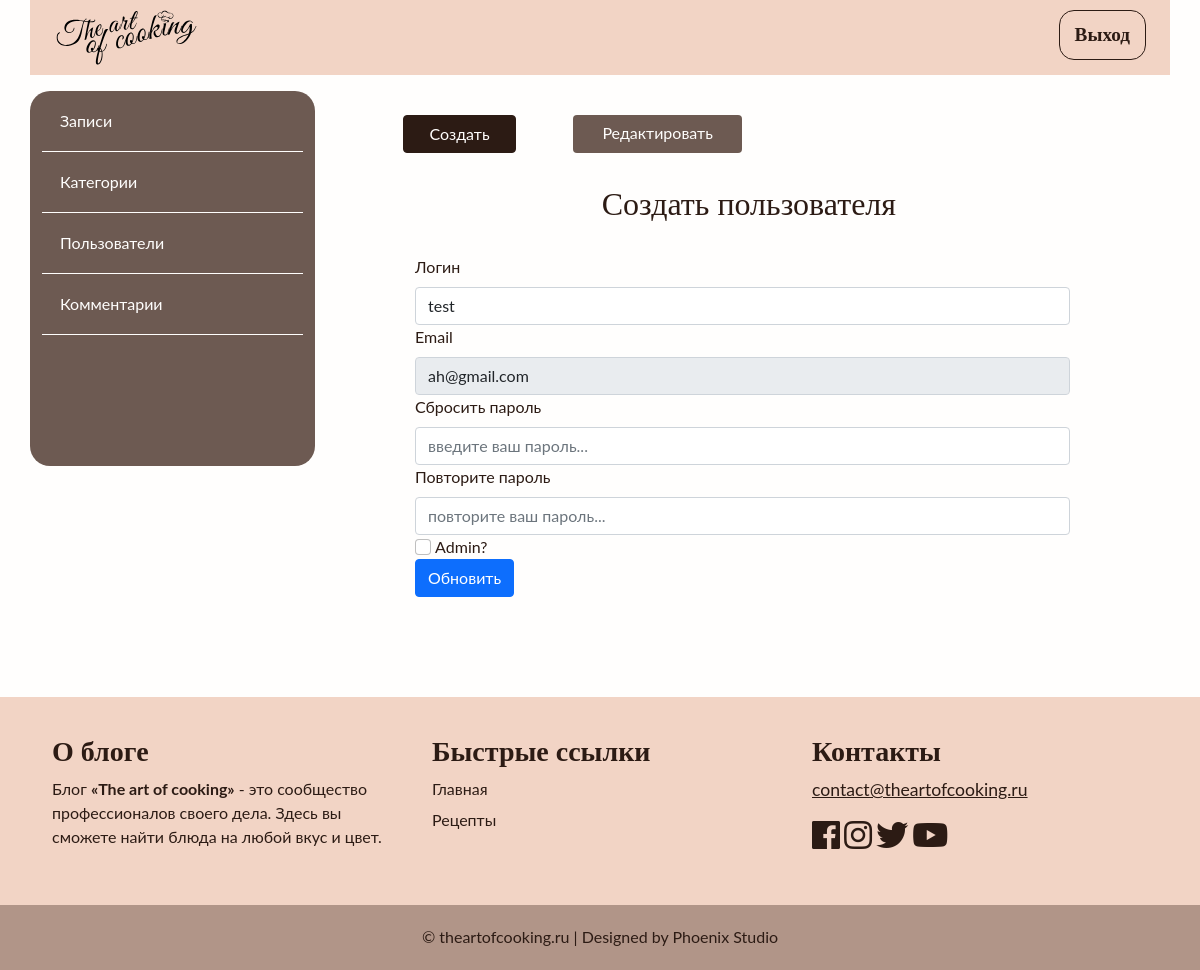
Before: /admin/users/edit.php?edit_id=51 with the older database file.
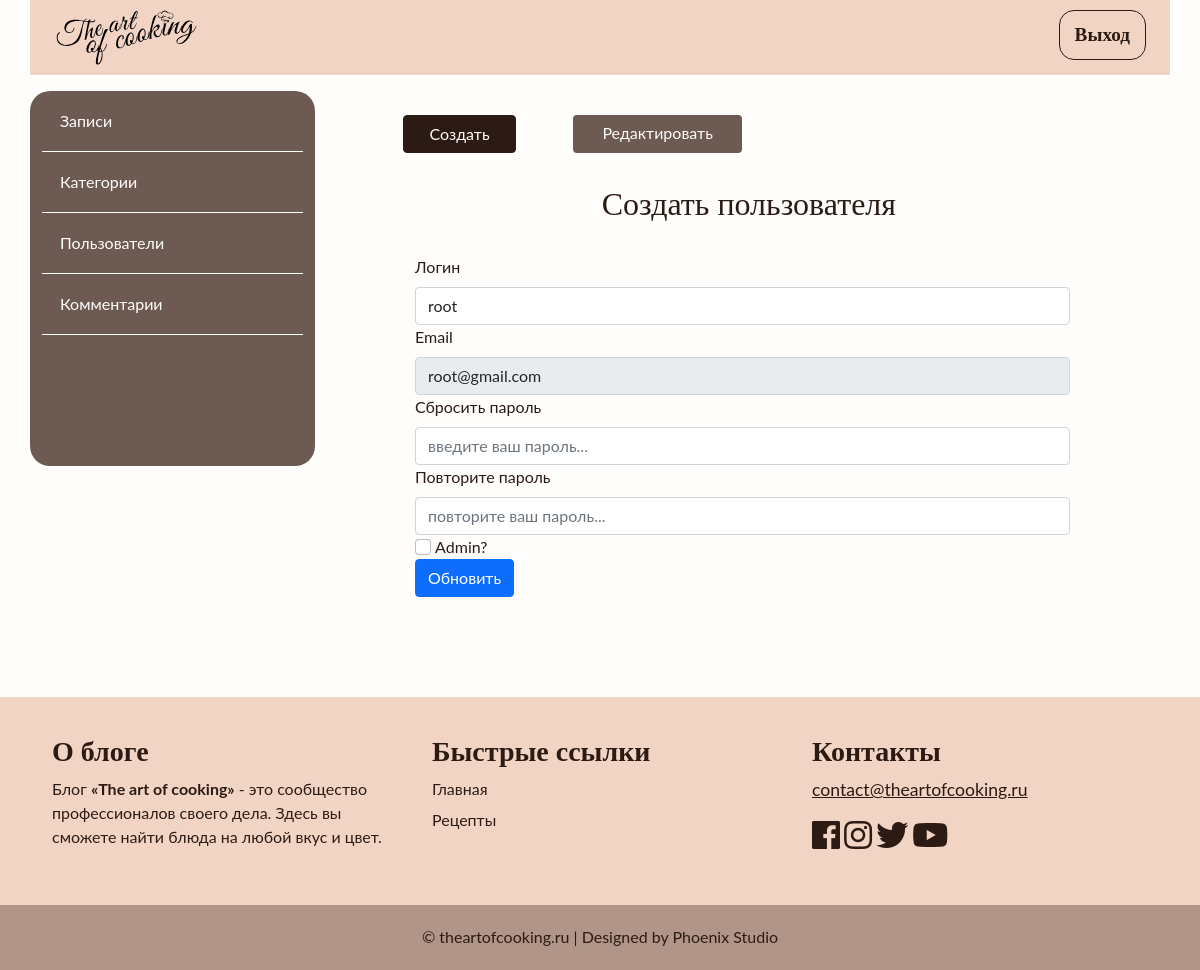
After: the same page with the newer database file.
### tables this page shows
CREATE TABLE `users` (
  `id` int NOT NULL,
  `admin` tinyint NOT NULL,
  `username` varchar(255) NOT NULL,
  `email` varchar(255) NOT NULL,
  `password` varchar(255) NOT NULL,
  `created` timestamp NOT NULL DEFAULT CURRENT_TIMESTAMP
);

### app/database/db.php (called while the page is built, shortened)
<?php
require 'connect.php';
function dbCheckError($query){
    $errInfo = $query->errorInfo();
    return true;
}
function selectOne($table, $params = []){
    global $pdo;
    $sql = "SELECT * FROM $table";
    if(!empty($params)){
        $i = 0;
        foreach ($params as $key => $value){
            if ($i === 0){
                $sql = $sql . " WHERE $key=$value";
            }else{
                $sql = $sql . " AND $key=$value";
            }
            $i++;
        }
    }
    $query = $pdo->prepare($sql);
    $query->execute();
    return $query->fetch();
}

### app/controllers/users.php (called while the page is built, shortened)
<?php
include SITE_ROOT . "/app/database/db.php";
$errMsg = [];
if($_SERVER['REQUEST_METHOD'] === 'GET' && isset($_GET['edit_id'])){
    $user = selectOne('users', ['id' => $_GET['edit_id']]);
}
if($_SERVER['REQUEST_METHOD'] === 'POST' && isset($_POST['update-user'])){
    $id = $_POST['id'];
    $mail = trim($_POST['mail']);
    $login = trim($_POST['login']);
    $passF = trim($_POST['pass-first']);
    $passS = trim($_POST['pass-second']);
    $admin = isset($_POST['admin']) ? 1 : 0;
    if($login === ''){
        array_push($errMsg, "Не все поля заполнены!");
    }elseif (mb_strlen($login, 'UTF8') < 2){
        array_push($errMsg, "Логин должен быть более 2-х символов");
    }elseif ($passF !== $passS) {
        array_push($errMsg, "Пароли в обеих полях должны соответствовать!");
    }else{
        $pass = password_hash($passF, PASSWORD_DEFAULT);
        if (isset($_POST['admin'])) $admin = 1;
        $user = [
            'admin' => $admin,
            'username' => $login,
            'password' => $pass
        ];
        $user = update('users', $id, $user);
        header('location: ' . BASE_URL . 'admin/users/index.php');
    }
}else{
    $username = $user['username'];
    $email = $user['email'];
}

### admin/users/edit.php (the view, shortened to what this page needs)
<?php
include "../../app/controllers/users.php";
?>
<!doctype html>
<html lang="en">
<head>
    <link href="https://cdn.jsdelivr.net/npm/bootstrap@5.0.0-beta2/dist/css/bootstrap.min.css" rel="stylesheet">
    <link rel="stylesheet" href="https://use.fontawesome.com/releases/v5.7.2/css/all.css"
>
    <link rel="stylesheet" href="../../assets/css/admin.css">
</head>
<body>
<?php include("../../app/include/header-admin.php"); ?>
<div class="container">
    <?php include "../../app/include/sidebar-admin.php"; ?>
    <div class="posts col-9">
        <div class="button row">
            <a href="<?php echo BASE_URL . "admin/users/create.php";?>" class="col-2 btn btn-success">Создать</a>
            <span class="col-1"></span>
            <a href="<?php echo BASE_URL . "admin/users/index.php";?>" class="col-3 btn btn-warning">Редактировать</a>
        </div>
        <div class="row title-table">
            <h2>Создать пользователя</h2>
        </div>
        <div class="row add-post">
            <div class="mb-12 col-12 col-md-12 err">
            </div>
            <form action="edit.php" method="post">
                <div class="col">
                    <label for="formGroupExampleInput" class="form-label">Логин</label>
                    <input name="login" value="<?=$username;?>" type="text" class="form-control" id="formGroupExampleInput" placeholder="введите ваш логин...">
                </div>
                <div class="col">
                    <label for="exampleInputEmail1" class="form-label">Email</label>
                    <input name="mail" value="<?=$email;?>" type="email" class="form-control" readonly id="exampleInputEmail1" aria-describedby="emailHelp" placeholder="введите ваш email...">
                </div>
                <div class="col">
                    <label for="exampleInputPassword1" class="form-label">Сбросить пароль</label>
                    <input name="pass-first" type="password" class="form-control" id="exampleInputPassword1" placeholder="введите ваш пароль...">
                </div>
                <div class="col">
                    <label for="exampleInputPassword2" class="form-label">Повторите пароль</label>
                    <input name="pass-second" type="password" class="form-control" id="exampleInputPassword2" placeholder="повторите ваш пароль...">
                </div>
                <input name="admin" class="form-check-input" value="1" type="checkbox" id="flexCheckChecked">
                <label class="form-check-label" for="flexCheckChecked">
                    Admin?
                </label>
                <div class="col">
                    <button name="update-user" class="btn btn-primary" type="submit">Обновить</button>
                </div>
            </form>
        </div>
    </div>
</div>
</div>
<?php include("../../app/include/footer.php"); ?>
</body>
</html>

Changed rows visible on the page:
changed users: login "test" → "root"; mail "ah@gmail.com" → "root@gmail.com"
